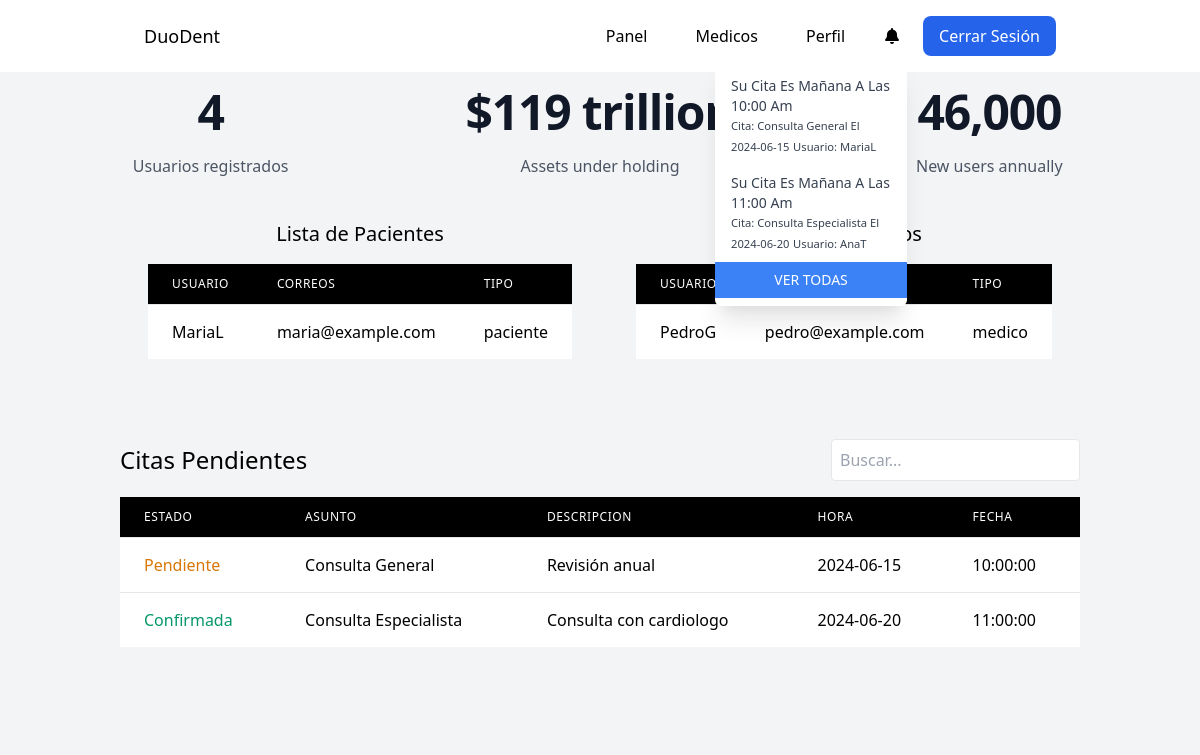
Screenshot of /dashboard.php (signed in) with the database file from the repository.
### tables this page shows
CREATE TABLE Notificacion (
    ID_Notificacion INTEGER PRIMARY KEY auto_increment,
    Tipo VARCHAR(50),
    Mensaje VARCHAR(255),
    FechaEnvio DATE,
    Id_User INTEGER NOT NULL,
    Id_Citas INTEGER,
    FOREIGN KEY (Id_User) REFERENCES User(ID_User),
    FOREIGN KEY (Id_Citas) REFERENCES Citas(ID_Cita)
);

CREATE TABLE Citas (
    ID_Cita INTEGER PRIMARY KEY auto_increment,
    Asunto VARCHAR(100),
    Descripcion VARCHAR(255),
    Fecha DATE,
    Hora TIME,
    Tiempo TIME,
    Estado VARCHAR(20),
    ID_Paciente INTEGER NOT NULL,
    ID_Medico INTEGER NOT NULL,
    FOREIGN KEY (ID_Paciente) REFERENCES Paciente(ID_User),
    FOREIGN KEY (ID_Medico) REFERENCES Medico(ID_User)
);

CREATE TABLE User (
    ID_User INTEGER PRIMARY KEY auto_increment,
    Username VARCHAR(50) NOT NULL,
    Clave VARCHAR(50) NOT NULL,
    ConfirmClave VARCHAR(50) NOT NULL,
    Correo VARCHAR(50),
    Id_rol INTEGER NOT NULL,
    tipo VARCHAR(50),  
    FOREIGN KEY (Id_rol) REFERENCES Roles(ID_Rol)
);

### models/Notificaciones.php (called while the page is built, shortened)
<?php
class Notificaciones
{
    public function obtenerNotificaciones()
    {
        $conn = new Conn();
        $conexion = $conn->conectar();
        $sql = "SELECT notificacion.ID_Notificacion, notificacion.Tipo, notificacion.Mensaje, notificacion.FechaEnvio, notificacion.Id_User, notificacion.Id_Citas,
                citas.Fecha AS CitaFecha, citas.Asunto AS CitaAsunto, user.Username AS Usuario
                FROM notificacion
                JOIN citas ON notificacion.Id_Citas = citas.ID_Cita
                JOIN user ON notificacion.Id_User = user.ID_User";
        $resultado = $conexion->query($sql);
        $notificaciones = [];
        if ($resultado) {
            while ($row = $resultado->fetch(PDO::FETCH_ASSOC)) {
                $notificaciones[] = $row;
            }
        }
        return $notificaciones;
    }
}

### controllers/NotificacionController.php (called while the page is built)
<?php
require_once "models/Notificaciones.php";
class NotificacionController
{
    public function obtenerNotificaciones()
    {
        $modelo = new Notificaciones();
        $notificaciones = $modelo->obtenerNotificaciones();
        return $notificaciones;
    }
}

### models/Usuario.php (called while the page is built, shortened)
<?php
class Usuario
{
    public function cantidadUser()
    {
        $conn = new Conn();
        $conexion = $conn->conectar();
        $sql = "SELECT COUNT(*) as total FROM user";
        $stmt = $conexion->query($sql);
        $resultado = $stmt->fetch(PDO::FETCH_ASSOC);
        return $resultado['total'];
    }
    public function mostrarPorTipo($tipo)
    {
        $conn = new Conn();
        $conexion = $conn->conectar();
        $resultados = [];
        $sql = "SELECT * FROM user WHERE tipo = ?";
        $stmt = $conexion->prepare($sql);
        if ($stmt->execute([$tipo])) {
            while ($fila = $stmt->fetch(PDO::FETCH_ASSOC)) {
                $resultados[] = $fila;
            }
        } else {
            error_log('Error al ejecutar la consulta: ' . $stmt->errorInfo()[2]);
        }
        return $resultados;
    }
}

### controllers/UsuarioController.php (called while the page is built, shortened)
<?php
require_once "models/Usuario.php";
class UsuarioController
{
    public function cantidadUser()
    {
        $usuario = new Usuario();
        return $usuario->cantidadUser();
    }
    public function mostrarPaciente()
    {
        $tipo = 'paciente';
        $usuario = new Usuario();
        return $usuario->mostrarPorTipo($tipo);
    }
    public function mostrarMedicos()
    {
        $usuario = new Usuario();
        return $usuario->mostrarPorTipo('medico');
    }
}

### models/Citas.php (called while the page is built, shortened)
<?php
class Citas
{
    public function mostrar()
    {
        $conn = new Conn();
        $conexion = $conn->conectar();
        $sql = "SELECT * FROM citas";
        $resultado = $conexion->query($sql);
        return $resultado;
    }
}

### controllers/CitaController.php (called while the page is built, shortened)
<?php
require_once "models/Citas.php";
class CitasController
{
    public function mostrar()
    {
        $citas = new Citas();
        return $citas->mostrar();
    }
}

### dashboard.php (the view, shortened to what this page needs)
<?php
require_once "controllers/UsuarioController.php";
require_once "controllers/CitaController.php";
$usuarioController = new UsuarioController();
$pacientes = $usuarioController->mostrarPaciente();
$medicos = $usuarioController->mostrarMedicos();
$citaController = new CitasController();
$citas = $citaController->mostrar();
$total_usuarios = $usuarioController->cantidadUser();
?>
<?php
require_once 'layout/header.php';
require_once 'layout/nav.php';
?>
<div class="bg-gray-100 h-full">
    <div class="bg-gray-100 py-4">
        <div class="mx-auto max-w-7xl px-6 lg:px-8">
            <dl class="grid grid-cols-1 gap-x-8 gap-y-16 text-center lg:grid-cols-3">
                <div class="mx-auto flex max-w-xs flex-col gap-y-4">
                    <dt class="text-base leading-7 text-gray-600">Usuarios registrados</dt>
                    <dd class="order-first text-3xl font-semibold tracking-tight text-gray-900 sm:text-5xl"><?php echo $total_usuarios; ?></dd>
                </div>
                <div class="mx-auto flex max-w-xs flex-col gap-y-4">
                    <dt class="text-base leading-7 text-gray-600">Assets under holding</dt>
                    <dd class="order-first text-3xl font-semibold tracking-tight text-gray-900 sm:text-5xl">$119 trillion</dd>
                </div>
                <div class="mx-auto flex max-w-xs flex-col gap-y-4">
                    <dt class="text-base leading-7 text-gray-600">New users annually</dt>
                    <dd class="order-first text-3xl font-semibold tracking-tight text-gray-900 sm:text-5xl">46,000</dd>
                </div>
            </dl>
        </div>
    </div>
    <div class="p-6 bg-gray-100">
        <div class="text-center flex gap-x-16 justify-center">
            <div class="mb-6">
                <h2 class="text-xl mb-4">Lista de Pacientes</h2>
                <div class="overflow-x-auto">
                    <table class="min-w-full divide-y divide-gray-200">
                        <thead class="bg-black">
                            <tr>
                                <th class="px-6 py-3 text-left text-xs font-medium text-white uppercase tracking-wider">Usuario</th>
                                <th class="px-6 py-3 text-left text-xs font-medium text-white uppercase tracking-wider">Correos</th>
                                <th class="px-6 py-3 text-left text-xs font-medium text-white uppercase tracking-wider">Tipo</th>
                            </tr>
                        </thead>
                        <tbody class="bg-white divide-y divide-gray-200">
                            <?php foreach ($pacientes as $paciente) : ?>
                                <tr>
                                    <td class="px-6 py-4 whitespace-nowrap"><?php echo $paciente["Username"] ?></td>
                                    <td class="px-6 py-4 whitespace-nowrap"><?php echo $paciente["Correo"] ?></td>
                                    <td class="px-6 py-4 whitespace-nowrap"><?php echo $paciente["tipo"] ?></td>
                                </tr>
                            <?php endforeach; ?>
                        </tbody>
                    </table>
                </div>
            </div>
            <div class="">
                <h2 class="text-xl mb-4">Lista de Médicos</h2>
                <div class="overflow-x-auto">
                    <table class="min-w-full divide-y divide-gray-200">
                        <thead class="bg-black">
                            <tr>
                                <th class="px-6 py-3 text-left text-xs font-medium text-white uppercase tracking-wider">Usuario</th>
                                <th class="px-6 py-3 text-left text-xs font-medium text-white uppercase tracking-wider">Correos</th>
                                <th class="px-6 py-3 text-left text-xs font-medium text-white uppercase tracking-wider">Tipo</th>
                            </tr>
                        </thead>
                        <tbody class="bg-white divide-y divide-gray-200">
                            <?php foreach ($medicos as $medico) : ?>
                                <tr>
                                    <td class="px-6 py-4 whitespace-nowrap"><?php echo $medico["Username"] ?></td>
                                    <td class="px-6 py-4 whitespace-nowrap"><?php echo $medico["Correo"] ?></td>
                                    <td class="px-6 py-4 whitespace-nowrap"><?php echo $medico["tipo"] ?></td>
                                </tr>
                            <?php endforeach; ?>
                        </tbody>
                    </table>
                </div>
            </div>
        </div>
        <div class="p-6 bg-gray-100">
            <div class="container mx-auto px-4 sm:px-6 lg:px-8 py-8">
                <div class="flex items-center justify-between mb-4">
                    <h2 class="text-2xl">Citas Pendientes</h2>
                    <input type="text" id="searchInput" onkeyup="searchTable()" placeholder="Buscar..." class="p-2 border rounded">
                </div>
                <div class="overflow-x-auto">
                    <table class="min-w-full divide-y divide-gray-200">
                        <thead class="bg-black">
                            <tr>
                                <th class="px-6 py-3 text-left text-xs font-medium text-white uppercase tracking-wider">Estado</th>
                                <th class="px-6 py-3 text-left text-xs font-medium text-white uppercase tracking-wider">Asunto</th>
                                <th class="px-6 py-3 text-left text-xs font-medium text-white uppercase tracking-wider">Descripcion</th>
                                <th class="px-6 py-3 text-left text-xs font-medium text-white uppercase tracking-wider">Hora</th>
                                <th class="px-6 py-3 text-left text-xs font-medium text-white uppercase tracking-wider">Fecha</th>
                            </tr>
                        </thead>
                        <tbody class="bg-white divide-y divide-gray-200">
                            <?php foreach ($citas as $cita) :
                                $estadoClass = '';
                                if ($cita["Estado"] == "Pendiente") {
                                    $estadoClass = 'bg-yellow-300 text-yellow-600';
                                } elseif ($cita["Estado"] == "Confirmada") {
                                    $estadoClass = 'bg-green-300 text-green-600';
                                }
                            ?>
                                <tr>
                                    <td class="px-6 py-4 whitespace-nowrap<?php echo $estadoClass ?>"><?php echo $cita["Estado"] ?></td>
                                    <td class="px-6 py-4 whitespace-nowrap"><?php echo $cita["Asunto"] ?></td>
                                    <td class="px-6 py-4 whitespace-nowrap"><?php echo $cita["Descripcion"] ?></td>
                                    <td class="px-6 py-4 whitespace-nowrap"><?php echo $cita["Fecha"] ?></td>
                                    <td class="px-6 py-4 whitespace-nowrap"><?php echo $cita["Hora"] ?></td>
                                </tr>
                            <?php endforeach; ?>
                        </tbody>
                    </table>
                </div>
            </div>
        </div>
    </div>
    <link rel="stylesheet" href="https://cdn.datatables.net/1.10.25/css/jquery.dataTables.min.css">
</div>

### layout/header.php (shortened to what this page needs)
<head>
    <link href="https://cdn.jsdelivr.net/npm/tailwindcss@2.2.19/dist/tailwind.min.css" rel="stylesheet">
    <link rel="stylesheet" href="https://cdnjs.cloudflare.com/ajax/libs/font-awesome/6.0.0-beta3/css/all.min.css">
</head>

### layout/nav.php (shortened to what this page needs)
<?php
require_once "controllers/NotificacionController.php";
$noti = new NotificacionController();
$notificaciones = $noti->obtenerNotificaciones();
?>
<header class="text-black py-4">
    <div class="container mx-auto flex justify-between items-center px-4 md:px-14">
        <a href="index.php" class="text-lg">DuoDent</a>
        <div class="flex flex-col md:flex-row items-center justify-center space-y-4 md:space-y-0 md:space-x-4">
            <?php
            if (isset($_SESSION["tipo"])) { ?>
                <?php
                switch ($_SESSION["tipo"]) {
                    case 'paciente': ?>
                    <?php
                    case 'admin': ?>
                        <a href="dashboard.php" class="text-black px-4 py-2 rounded hover:text-blue-600">Panel</a>
                        <a href="admedicos.php" class="text-black px-4 py-2 rounded hover:text-blue-600">Medicos</a>
                        <a href="perfil.php" class="text-black px-4 py-2 rounded hover:text-blue-600">Perfil</a>
                        <div x-data="{ dropdownOpen: true }" class="relative my-32">
                            <button @click="dropdownOpen = !dropdownOpen" id="notificationDropdown" class="relative z-10 block rounded-md bg-white p-2 focus:outline-none">
                                <i class="fa-solid fa-bell"></i>
                            </button>
                            <div x-show="dropdownOpen" @click="dropdownOpen = false" class="fixed inset-0 h-full w-full z-10"></div>
                            <div x-show="dropdownOpen" class="absolute right-0 mt-2 py-2 w-48 bg-white rounded-md shadow-xl z-20">
                                <?php if (!empty($notificaciones)) : ?>
                                    <?php foreach ($notificaciones as $notificacion) : ?>
                                        <a href="#" class="block px-4 py-2 text-sm capitalize text-gray-700 hover:bg-blue-500 hover:text-white">
                                            <p><?php echo $notificacion['Mensaje']; ?></p>
                                            <small>Cita: <?php echo $notificacion['CitaAsunto']; ?> el <?php echo $notificacion['CitaFecha']; ?></small>
                                            <small>Usuario: <?php echo $notificacion['Usuario']; ?></small>
                                        </a>
                                    <?php endforeach; ?>
                                <?php endif; ?>
                                <a href="notificaciones.php" class="block px-4 py-2 text-sm capitalize bg-blue-500 text-white text-center
                                            hover:bg-blue-200">
                                    VER TODAS</a>
                            </div>
                        </div>
                        <div>
                            <a href="logout.php" class="bg-blue-600 text-white px-4 py-2 rounded-lg
                                hover:bg-blue-700 block md:inline-block">Cerrar Sesión</a>
                        </div>
                        <?php break; ?>
                <?php break;
                }
                ?>
            <?php } ?>
        </div>
    </div>
</header>

### rows the page displays
notificacion: Mensaje "Su Cita Es Mañana A Las 10:00 Am", Id_Citas.Asunto "Consulta General", Id_Citas.Fecha "2024-06-15", Id_User.Username "MariaL"
notificacion: Mensaje "Su Cita Es Mañana A Las 11:00 Am", Id_Citas.Asunto "Consulta Especialista", Id_Citas.Fecha "2024-06-20", Id_User.Username "AnaT"
user: Username "MariaL", Correo "maria@example.com", tipo "paciente"
user: Username "PedroG", Correo "pedro@example.com", tipo "medico"
citas: Estado "Pendiente", Asunto "Consulta General", Descripcion "Revisión anual", Fecha "2024-06-15", Hora "10:00:00"
citas: Estado "Confirmada", Asunto "Consulta Especialista", Descripcion "Consulta con cardiologo", Fecha "2024-06-20", Hora "11:00:00"

### other values shown
$total_usuarios "4"
